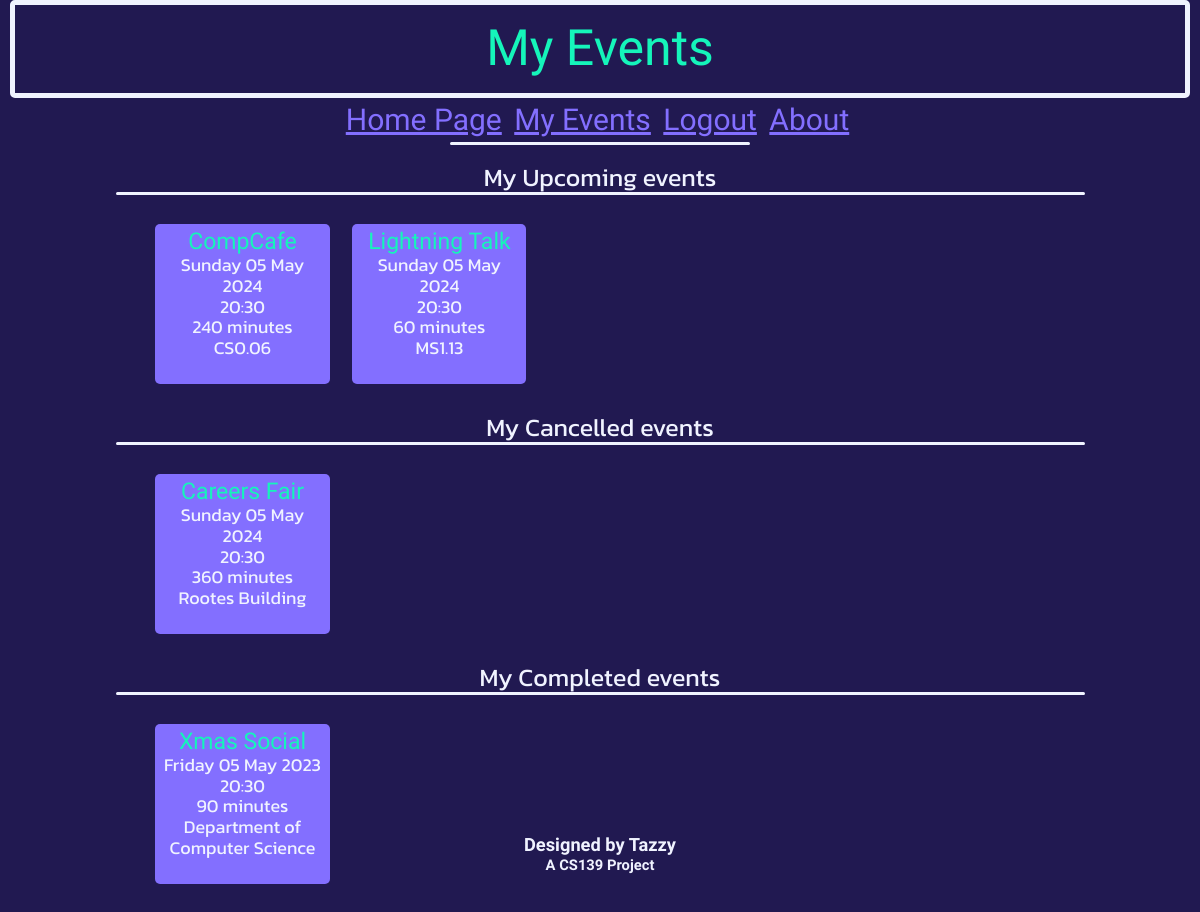
The page /myEvents (signed in) on the database as committed earlier.
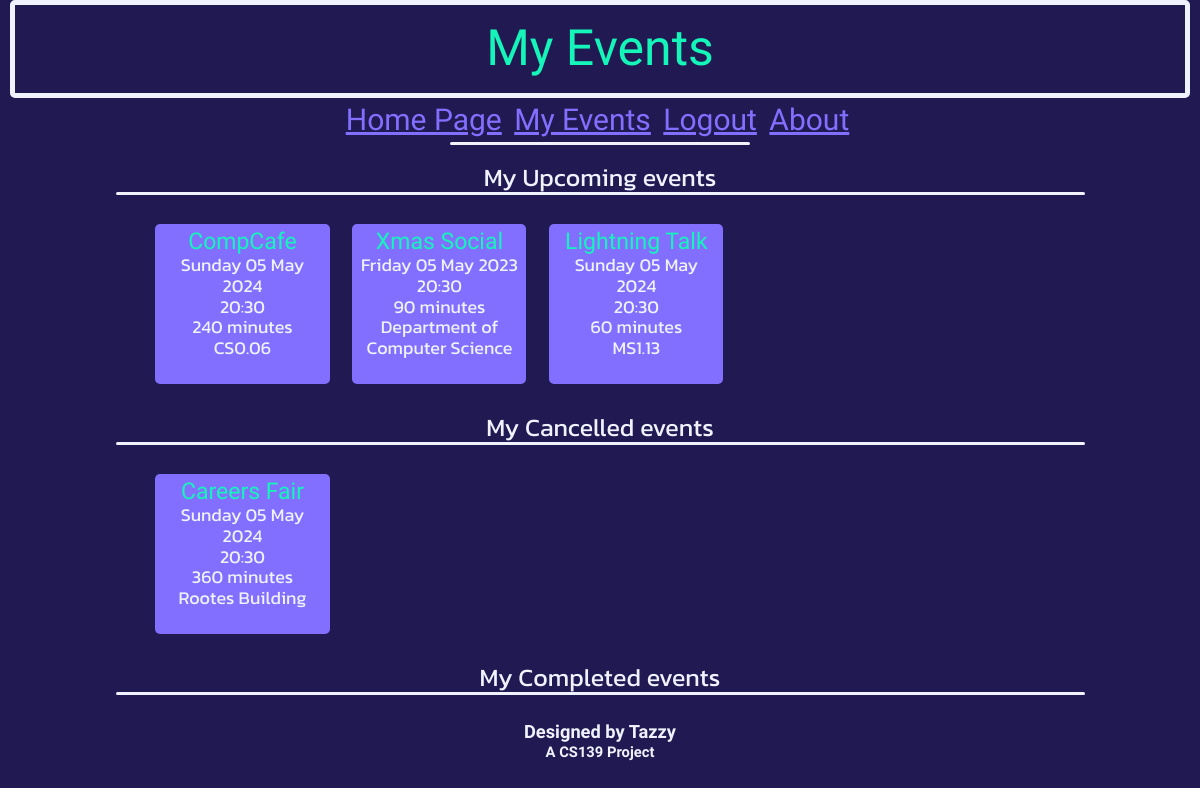
The same page on the database as committed later.
### db_definition.py (models this page shows, shortened)
class Event(db.Model):
    __tablename__ = "events"
    event_id = db.Column(db.Integer, primary_key = True)
    name = db.Column(db.String(20))
    dateTime = db.Column(db.DateTime)
    duration = db.Column(db.Integer) # Minutes
    capacity = db.Column(db.Integer)
    ticketsSold = db.Column(db.Integer)
    location = db.Column(db.String(50))

### eventbyte.py (the view)
@app.route('/myEvents')
def myEvents():
    if not current_user.is_authenticated:
        return redirect('/')
    updateTickets()
    completedEvents = db.session.query(Event).join(Ticket, Event.event_id == Ticket.event_id).where(Ticket.user_id == current_user.user_id).where(Ticket.status == "Completed")
    cancelledEvents = db.session.query(Event).join(Ticket, Event.event_id == Ticket.event_id).where(Ticket.user_id == current_user.user_id).where(Ticket.status == "Cancelled")
    upcomingEvents = db.session.query(Event).join(Ticket, Event.event_id == Ticket.event_id).where(Ticket.user_id == current_user.user_id).where(Ticket.status == "Upcoming")
    return render_template('boughtEventsView.html', completedEvents=completedEvents, cancelledEvents=cancelledEvents, upcomingEvents=upcomingEvents, currTime = datetime.datetime(datetime.MINYEAR, 1, 1))

### eventbyte.py (called while the page is built)
@loginManager.user_loader
def loadUser(user_id):
    return User.query.get(int(user_id))

def updateTickets():
    events = Event.query.all()
    for event in events:
        ticketNum = db.session.query(Ticket).where(Ticket.event_id == event.event_id, Ticket.status == "Upcoming").count()
        event.ticketsSold = ticketNum
        if event.dateTime <= datetime.datetime.now():
            tickets = db.session.query(Ticket).where(Ticket.event_id == event.event_id)
            for ticket in tickets:
                ticket.status = "Completed"
    db.session.commit()

### templates/boughtEventsView.html
{% extends "base.html" %}
{% block heading %}
    <div class="title subtitle">
        My Events
    </div>
{% endblock %}
{% block content %}
    <br>
    <div id="allMyEvents" class="loginFlashes">
        <div id="upcomingEvents">
            My Upcoming events
            <div id="longUnderline"></div><br>
            {% with events=upcomingEvents %}
                {% include "eventList.html" %}
            {% endwith %}
        </div><br>
        <div id="cancelledEvents">
            My Cancelled events
            <div id="longUnderline"></div><br>
            {% with events=cancelledEvents %}
                {% include "eventList.html" %}
            {% endwith %}
        </div><br>
        <div id="completedEvents">
            My Completed events
            <div id="longUnderline"></div><br>
            {% with events=completedEvents %}
                {% include "eventList.html" %}
            {% endwith %}
        </div><br>
    </div>
{% endblock %}

### templates/eventList.html (shortened to what this page needs)
<div id="eventsList">
    {% for event in events %}
        {% if event.dateTime > currTime %}
            <div class="event">
                <a href="/viewEvent?eventid={{event.event_id}}" style="text-decoration: none;"><span class="titleRef" style="font-size: 23px;">{{ event.name }}</span></a><br>
                {{ event.dateTime.strftime('%A') }} {{ event.dateTime.strftime('%d') }} {{ event.dateTime.strftime('%b') }} {{ event.dateTime.strftime('%Y') }}<br>
                {{ event.dateTime.strftime('%H') }}:{{ event.dateTime.strftime('%M') }}<br>
                {{ event.duration }} minutes<br>
                {{ event.location }}<br>
                {% if current_user.userClass == "super" %}
                    {{ event.capacity - event.ticketsSold }} seats left<br><br>
                {% elif event.ticketsSold == event.capacity %}
                    <span style="color: red;"><strong>SOLD OUT</strong></span><br>
                {% elif (event.ticketsSold >= (0.95 * event.capacity)) %}
                    <span style="color: red;"><strong>TICKETS LOW</strong></span><br>{{event.capacity - event.ticketsSold}} tickets left.<br>
                {% else %}
                    <br>
                {% endif %}
            </div>
        {% endif %}
    {% endfor %}
</div>

Rows that differ between the two databases and show on the page:
changed Event "Xmas Social": moves up the list
